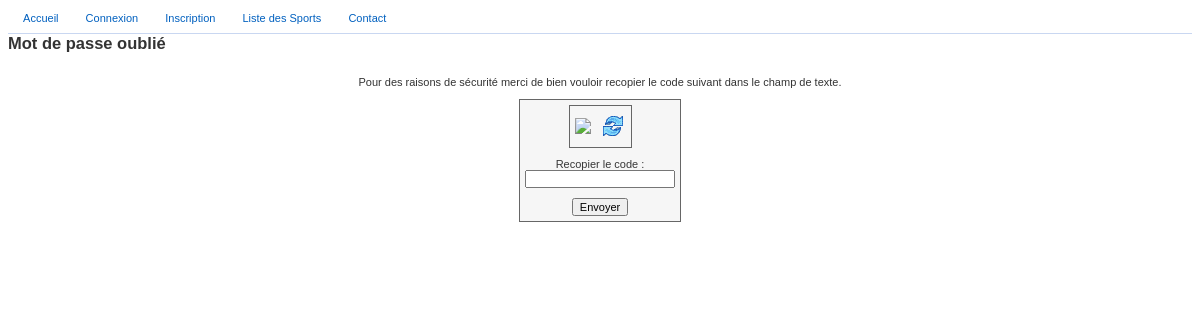
Page /forgot.php on the earlier database version.
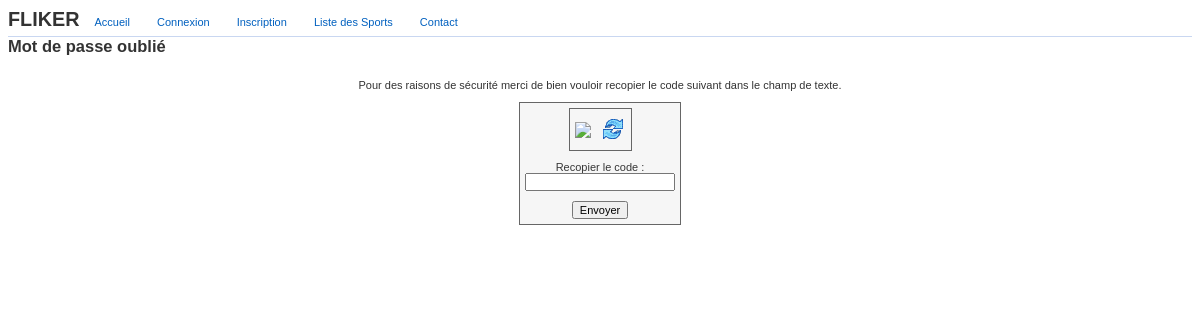
Same page on the later database version.
### tables this page shows
CREATE TABLE IF NOT EXISTS `fliker_config` (
  `id` varchar(255) NOT NULL COMMENT 'conf=configuration globale,notif=notification à envoyer,txt=message texte intégré au site',
  `valeur` varchar(1024) NOT NULL,
  `description` varchar(255) NOT NULL,
  PRIMARY KEY (`id`)
);

### includes/config.php (called while the page is built, shortened)
<?php
$dbname = "fliker";
?>

### webservices/General.php (called while the page is built, shortened)
<?php
function getParam($id){
	$query= "SELECT valeur FROM {$GLOBALS['prefix_db']}config WHERE id='$id' ";
	$results = mysql_query($query);
	if (mysql_num_rows($results) > 0)
		$ret = mysql_result($results,0,"valeur");
	else
		$ret = NULL;
	return $ret;
}
?>

### includes/EspaceMembre.class.php (the view, shortened to what this page needs)
<?php
include_once("General.php");
class EspaceMembre
{
	public function showMenu($page = 0)
	{
		print '<div id="top">';
		print '<span id="title"><h1>';
		print getParam('text_top.txt');
		print '</h1></span>';
		include("menu.php");
		print '</div>';
	}
}
?>

Differences in the rows shown:
added fliker_config: valeur "FLIKER"
